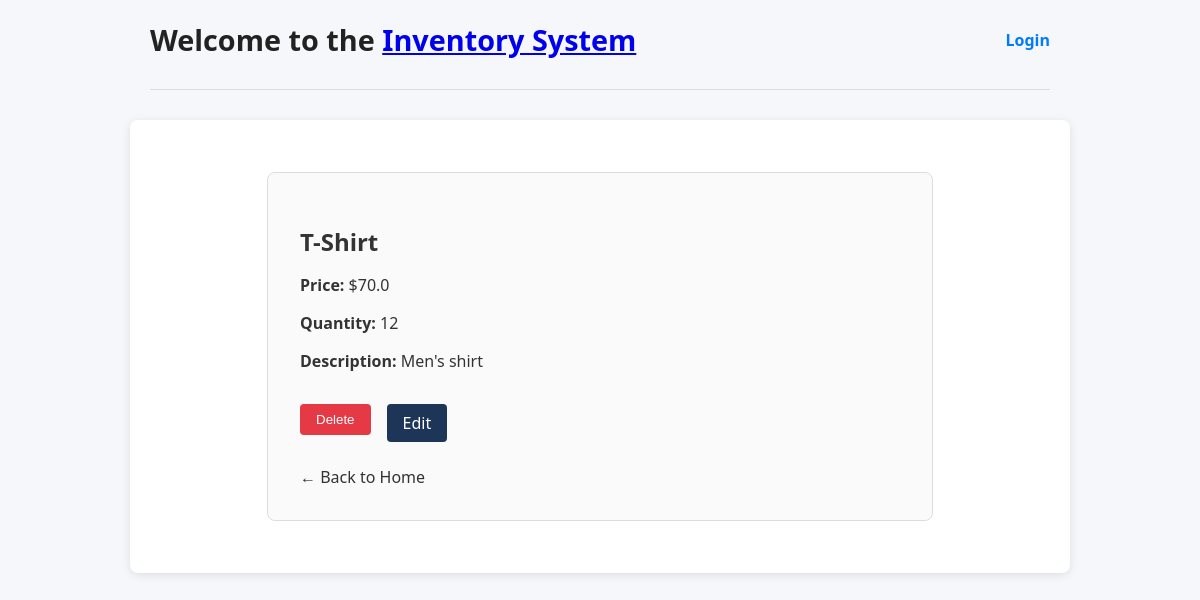
Screenshot of /item/4 with the database file from the repository.
### model.py (models this page shows)
class Item(Base):
    __tablename__ = "items"
    id = Column(Integer, primary_key=True, index=True)
    name = Column(String, index=True)
    description = Column(String, nullable=True)
    price = Column(Float)
    quantity = Column(Integer)

### main.py (the view)
@app.get("/item/{item_id}", response_class=HTMLResponse)
def item_detail_ui(item_id: int, request: Request, db: Session = Depends(get_db)):
    item = db.query(model.Item).filter(model.Item.id == item_id).first()
    if item is None:
        raise HTTPException(status_code=404, detail="Item not found")
    return templates.TemplateResponse("item.html", {"request": request, "item": item})

### templates/item.html (shortened to what this page needs)
{% extends "main.html" %}
{% block content %}
<div style="max-width: 600px; margin: 2rem auto; padding: 2rem; border: 1px solid #ddd; border-radius: 8px; background-color: #fafafa;">
    <h2 style="margin-bottom: 1rem;">{{ item.name }}</h2>
    <p><strong>Price:</strong> ${{ item.price }}</p>
    <p><strong>Quantity:</strong> {{ item.quantity }}
</p>
    <p><strong>Description:</strong> {{ item.description or "No description provided." }}</p>
    <div style="margin-top: 2rem; display: flex; gap: 1rem;">
        <form method="post" action="/delete/{{ item.id }}?admin=true" style="display: inline;">
            <button type="submit" style="background-color: #e63946; color: #fff; border: none; padding: 0.5rem 1rem; border-radius: 4px; cursor: pointer;">
                Delete
            </button>
        </form>
        <a href="/edit/{{ item.id }}" style="background-color: #1d3557; color: #fff; padding: 0.5rem 1rem; border-radius: 4px; text-decoration: none;">
            Edit
        </a>
    </div>
    <div style="margin-top: 1.5rem;">
        <a href="/" style="color: #333; text-decoration: none;">← Back to Home</a>
    </div>
</div>
{% endblock %}

### templates/main.html (style rules this page uses)
body { font-family: 'Segoe UI', Tahoma, Geneva, Verdana, sans-serif; background-color: #f5f7fa; color: #333; margin: 0; padding: 20px; }

### rows the page displays
Item: name "T-Shirt", price "70.0", quantity "12", description "Men's shirt"
